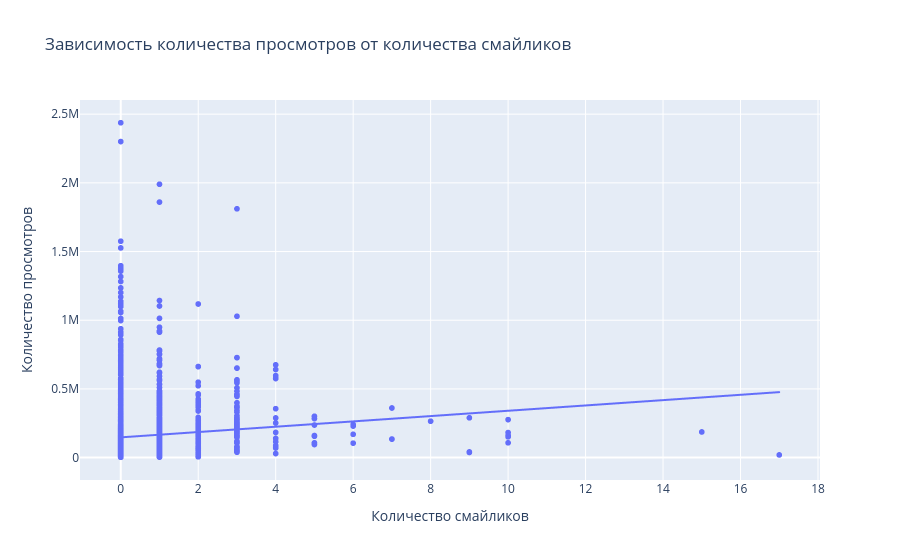
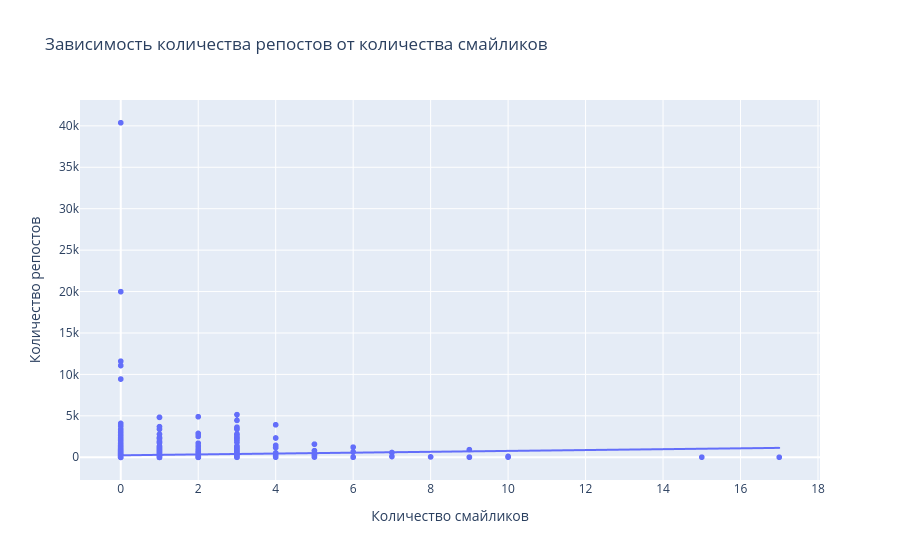
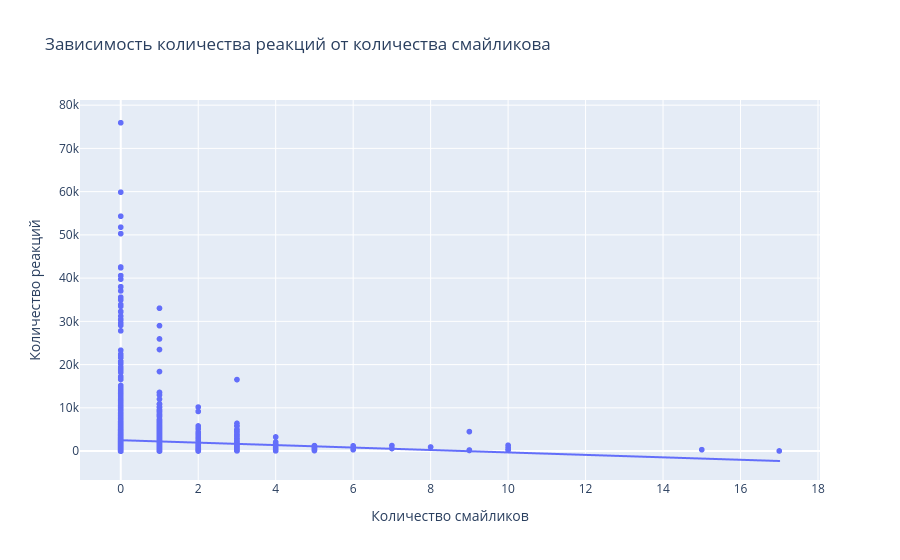

The cell these charts' notebook holds for them, in order:
### Markdown cell above
Довольно мало постов использует смайлики, хотя как мне кажется они привлекают внимание

### Code cell
fig_views = px.scatter(df, x="emoji_count", y="views_cnt",
                       trendline="ols",
                       labels={"emoji_count": "Количество смайликов", "views_cnt": "Количество просмотров"},
                       title="Зависимость количества просмотров от количества смайликов")
fig_views.show()

fig_reposts = px.scatter(df, x="emoji_count", y="reposts_cnt",
                         trendline="ols",
                         labels={"emoji_count": "Количество смайликов", "reposts_cnt": "Количество репостов"},
                         title="Зависимость количества репостов от количества смайликов")
fig_reposts.show()

fig_reactions = px.scatter(df, x="emoji_count", y="reactions_cnt",
                           trendline="ols",
                           labels={"emoji_count": "Количество смайликов", "reactions_cnt": "Количество реакций"},
                           title="Зависимость количества реакций от количества смайликова")
fig_reactions.show()

### Figure 1 — Plotly figure (JSON) as saved in the notebook; plotly's stock layout.template omitted (floating-point values rounded to 4 significant figures; data arrays with more than 128 entries replaced by an {"elided": "..."} marker saying what was removed)
{"data": [{"hovertemplate": "Количество смайликов=%{x}<br>Количество просмотров=%{y}<extra></extra>", "legendgroup": "", "marker": {"color": "#636efa", "symbol": "circle"}, "mode": "markers", "name": "", "showlegend": false, "type": "scattergl", "x": {"elided": "2626 int values"}, "xaxis": "x", "y": {"elided": "2626 int values"}, "yaxis": "y"}, {"hovertemplate": "<b>OLS trendline</b><br>views_cnt = 19368.1 * emoji_count + 147234<br>R<sup>2</sup>=0.010761<br><br>Количество смайликов=%{x}<br>Количество просмотров=%{y} <b>(trend)</b><extra></extra>", "legendgroup": "", "marker": {"color": "#636efa", "symbol": "circle"}, "mode": "lines", "name": "", "showlegend": false, "type": "scattergl", "x": {"elided": "2626 int values"}, "xaxis": "x", "y": {"elided": "2626 float values"}, "yaxis": "y"}], "layout": {"legend": {"tracegroupgap": 0}, "title": {"text": "Зависимость количества просмотров от количества смайликов"}, "xaxis": {"anchor": "y", "domain": [0, 1], "title": {"text": "Количество смайликов"}}, "yaxis": {"anchor": "x", "domain": [0, 1], "title": {"text": "Количество просмотров"}}}}

### Figure 2 — Plotly figure (JSON) as saved in the notebook; plotly's stock layout.template omitted (floating-point values rounded to 4 significant figures; data arrays with more than 128 entries replaced by an {"elided": "..."} marker saying what was removed)
{"data": [{"hovertemplate": "Количество смайликов=%{x}<br>Количество репостов=%{y}<extra></extra>", "legendgroup": "", "marker": {"color": "#636efa", "symbol": "circle"}, "mode": "markers", "name": "", "showlegend": false, "type": "scattergl", "x": {"elided": "2626 int values"}, "xaxis": "x", "y": {"elided": "2626 int values"}, "yaxis": "y"}, {"hovertemplate": "<b>OLS trendline</b><br>reposts_cnt = 52.6019 * emoji_count + 236.863<br>R<sup>2</sup>=0.002867<br><br>Количество смайликов=%{x}<br>Количество репостов=%{y} <b>(trend)</b><extra></extra>", "legendgroup": "", "marker": {"color": "#636efa", "symbol": "circle"}, "mode": "lines", "name": "", "showlegend": false, "type": "scattergl", "x": {"elided": "2626 int values"}, "xaxis": "x", "y": {"elided": "2626 float values"}, "yaxis": "y"}], "layout": {"legend": {"tracegroupgap": 0}, "title": {"text": "Зависимость количества репостов от количества смайликов"}, "xaxis": {"anchor": "y", "domain": [0, 1], "title": {"text": "Количество смайликов"}}, "yaxis": {"anchor": "x", "domain": [0, 1], "title": {"text": "Количество репостов"}}}}

### Figure 3 — Plotly figure (JSON) as saved in the notebook; plotly's stock layout.template omitted (floating-point values rounded to 4 significant figures; data arrays with more than 128 entries replaced by an {"elided": "..."} marker saying what was removed)
{"data": [{"hovertemplate": "Количество смайликов=%{x}<br>Количество реакций=%{y}<extra></extra>", "legendgroup": "", "marker": {"color": "#636efa", "symbol": "circle"}, "mode": "markers", "name": "", "showlegend": false, "type": "scattergl", "x": {"elided": "2626 int values"}, "xaxis": "x", "y": {"elided": "2626 int values"}, "yaxis": "y"}, {"hovertemplate": "<b>OLS trendline</b><br>reactions_cnt = -282.788 * emoji_count + 2514.67<br>R<sup>2</sup>=0.003762<br><br>Количество смайликов=%{x}<br>Количество реакций=%{y} <b>(trend)</b><extra></extra>", "legendgroup": "", "marker": {"color": "#636efa", "symbol": "circle"}, "mode": "lines", "name": "", "showlegend": false, "type": "scattergl", "x": {"elided": "2626 int values"}, "xaxis": "x", "y": {"elided": "2626 float values"}, "yaxis": "y"}], "layout": {"legend": {"tracegroupgap": 0}, "title": {"text": "Зависимость количества реакций от количества смайликова"}, "xaxis": {"anchor": "y", "domain": [0, 1], "title": {"text": "Количество смайликов"}}, "yaxis": {"anchor": "x", "domain": [0, 1], "title": {"text": "Количество реакций"}}}}
